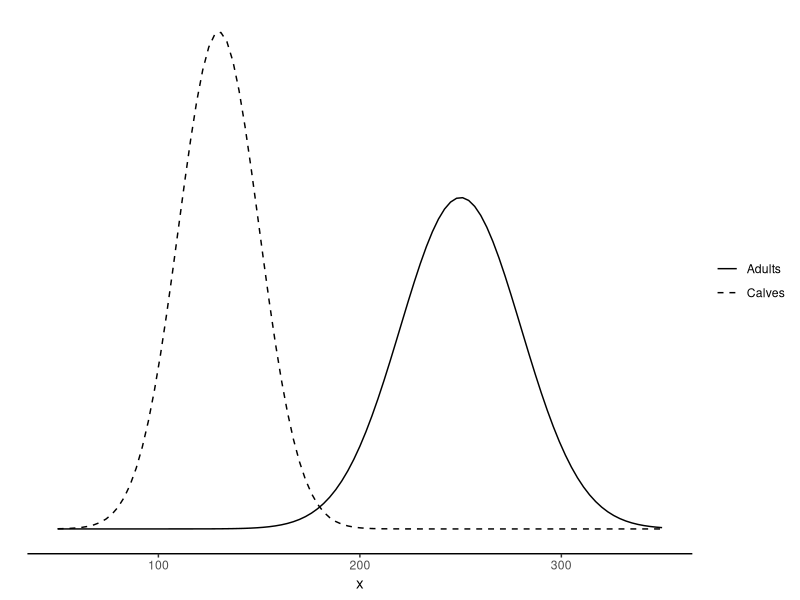

R code for this plot: (Note: this script raises an error after producing the figure.)
## ---- chunk 1
knitr::opts_chunk$set(echo = TRUE)
## ---- chunk 2
data.frame(Kalb =c(1,2,3,5,3),
    Geschlecht =c("M","F","F","M","M"),
    Vater =c(1,3,1,4,3),
    Mutter =c(NA,2,2,5,6),
    WWG =c(4.5,2.9,3.9,3.5,5.0))
## ---- chunk 3
library(ggplot2)
p1 <- ggplot(data = data.frame(x = c(50, 350)), aes(x)) +
  stat_function(fun = dnorm, n = 101, args = list(mean = 250, sd = 30),aes(linetype="Adults")) + ylab("") +
  stat_function(fun = dnorm, n = 101, args = list(mean = 130, sd = 20),aes(linetype="Calves"))+
  scale_linetype_manual(values=c("solid","dashed"), guide = guide_legend(title=NULL))+
  scale_y_continuous(breaks = NULL)+
  theme_classic()
p1
## ---- chunk 4
knitr::include_graphics(path = system.file("extdata","Qualitas.pdf", package="Exemplary"))
